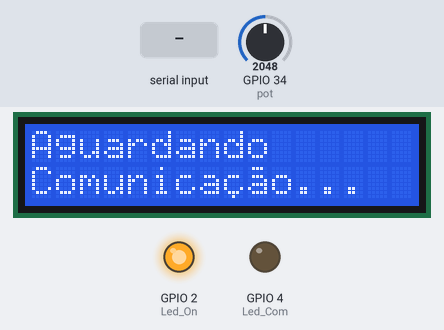
A sketch run on a simulated ESP32. On the bench: 16×2 character LCD, output pins drawn as LEDs (lit = HIGH). Inputs (shaded band) come from the test bench; at power-on: GPIO 34 (pot) = 2048. Nothing arrives over Bluetooth unless stated; what the sketch prints to the serial monitor is not drawn.

Above: at 2.1 s.
3.8 s: "i" received over the second serial link
At 5.1 s:
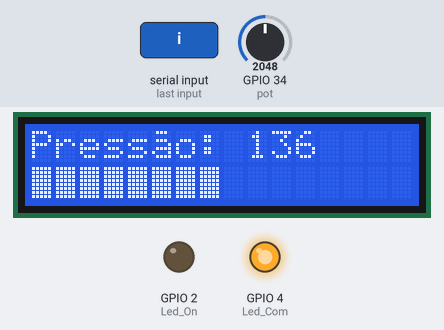
5.4 s: GPIO 34 (pot) set to 1228
At 5.7 s:
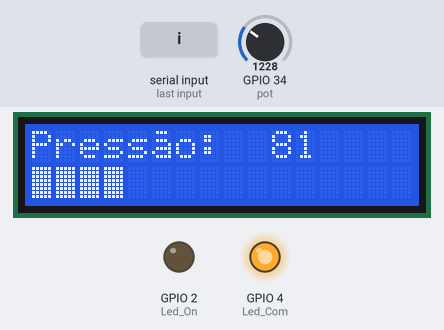
6.9 s: GPIO 34 (pot) set to 60
At 8.1 s:
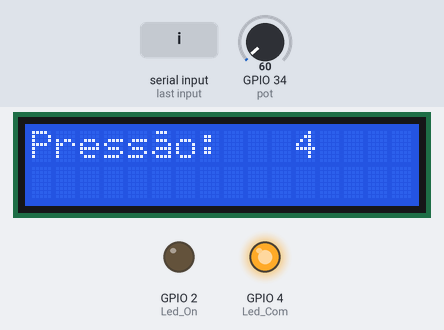
8.4 s: GPIO 34 (pot) set to 491
At 9.4 s:
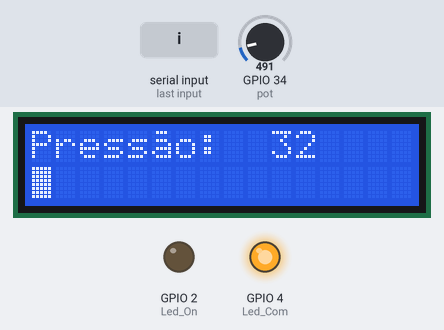
9.9 s: GPIO 34 (pot) set to 2866
At 10.9 s:
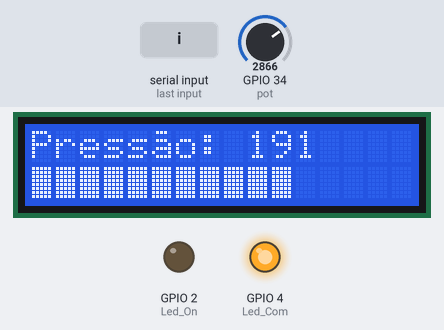
11.5 s: GPIO 34 (pot) set to 960
At 12.5 s:
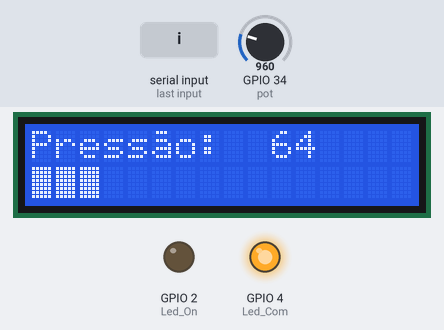
Timing chart, 0 to 14.0 s (numbered marks = the images above; inputs shaded):
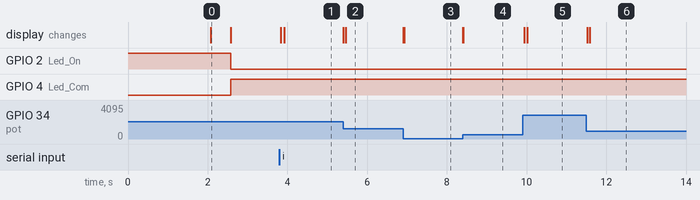

Measured:
- after the input at 3.8 s, the display: first changes at once (image 1 shows a later state)
- after the input at 5.4 s, the display: first changes at once (image 2 shows a later state)
- after the input at 6.9 s, the display: first changes at once (image 3 shows a later state)
- after the input at 8.4 s, the display: first changes at once (image 4 shows a later state)
- after the input at 9.9 s, the display: first changes at once (image 5 shows a later state)
- after the input at 11.5 s, the display: first changes at once (image 6 shows a later state)
- what the display in image 0 shows lasts 0.5 s, from 2.1 s to 2.6 s

The sketch:

V9_-_C_digo_BFPressorico.ino
```cpp
// 10.08.2020

#include "BluetoothSerial.h"
#include <LiquidCrystal.h>

// Check if Bluetooth configs are enabled
#if !defined(CONFIG_BT_ENABLED) || !defined(CONFIG_BLUEDROID_ENABLED)
#error Bluetooth is not enabled! Please run `make menuconfig` to and enable it
#endif

// Bluetooth Serial object
LiquidCrystal lcd(22,23,5,18,19,21);
BluetoothSerial SerialBT;

// GPIO where LED is connected to
byte c [8]={B00000,B00000,B01110,B10000,B10000,B10001,B01110,B00100};

byte ao[8]={B01110,B00000,B01110,B00001,B01111,B10001,B01111,B00000};
byte oh[8]={B00010,B00100,B00000,B01110,B10001,B10001,B10001,B01110};
byte full[8]={B11111,B11111,B11111,B11111,B11111,B11111,B11111,B11111};
byte white[8]={B00000,B00000,B00000,B00000,B00000,B00000,B00000,B00000};
const int pot =  34;
int media = 0;
int leito = 0;
int ValorEscrito = 0;
int Val = 0;
int comunicando = 0;  //indica que há uma comuniação em andamento
int nivel = 0, i = 0,j = 0;  //variáveis auxiliares de escrita no LCD
int pausa = 0, ValorLido = 0, indice = 0, soma = 0;
// Handle received and sent messages
String message = "";
char incomingChar;
String resistenciaString = "";
unsigned long Time;

int Led_On = 2;
int Led_Com = 4;
int npontos=0, estouro = 0;
float tempo_inicio=0, tempo_fim=0;

void setup() {
  pinMode(Led_On, OUTPUT);
  pinMode(Led_Com, OUTPUT);
  digitalWrite(Led_On,HIGH);
  // LCD Inicialização
  lcd.begin(16, 2);
  lcd.createChar(1, c);
  lcd.createChar(2, ao);
  lcd.createChar(3, oh);
  lcd.createChar(4, full);
  lcd.createChar(5, white);
  lcd.clear();
  lcd.setCursor(3,0);
  lcd.print("Biofeedback");
  lcd.setCursor(3,1);
  lcd.print ("Press");
  lcd.write(3);
  lcd.print("rico");
  delay(2000);
  lcd.clear();
  lcd.print("Aguardando");
  lcd.setCursor(0,1);
  lcd.print ("Comunica");
  lcd.write(1);
  lcd.write(2);
  lcd.print("o...");

  Serial.begin(115200);

  // Bluetooth device name
  SerialBT.begin("Biofeedback");
  delay(500);
}

void loop() {
  leito =0;

  if(SerialBT.hasClient()==1 and pausa==0){
    digitalWrite(Led_On,LOW);
    digitalWrite(Led_Com,HIGH);
    lcd.clear();
    lcd.print("Conectando...");
    comunicando=0;
    delay(100);
    }

  if(SerialBT.hasClient()==0 and leito == 0){
    digitalWrite(Led_Com,LOW);
    digitalWrite(Led_On,HIGH);
    lcd.clear();
    lcd.print("Aguardando");
    lcd.setCursor(0,1);
    lcd.print ("Comunica");
    lcd.write(1);
    lcd.write(2);
    lcd.print("o...");
    pausa=0;
    leito=1;
    comunicando=0;
    delay(100);
    }

  if(SerialBT.read()=='i' or comunicando==1){
    //Serial.print("npontos: ");
    //Serial.println(npontos);
    pausa=1;
// 90mV/kPa = 90mV/7.5mmHg
// 4095 ==> 4500mV
    media = analogRead(pot)/15;

    Serial.println(analogRead(pot));
    Serial.println(media);
    nivel = media/17;
    ValorEscrito = media;
    Val=Val+ValorEscrito;
    npontos++;
    if(comunicando == 0){
      tempo_inicio = millis();
      }
    if (npontos%10==0){
      SerialBT.print(Val/10);
      Val=0;
      if (npontos==1){

          lcd.clear();
          lcd.setCursor(0,0);
          lcd.print("Press");
          lcd.write(2);
          lcd.print("o:");
          lcd.write(5);
          lcd.write(5);
          lcd.write(5);
          lcd.write(5);
          //lcd.setCursor(12,0);
          //lcd.print("mmHg");}
        }
        for (i=0;i<nivel;i++){
          lcd.setCursor(i,1);
          lcd.write(4);
          delay(3);
         }
        for (j=nivel;j<16;j++){
          lcd.setCursor(j,1);
          lcd.write(5);
          delay(3);
         }


      }
    if (comunicando == 0){
      tempo_inicio = millis();
      lcd.clear();
      lcd.setCursor(0,0);
      lcd.print("Press");
      lcd.write(2);
      lcd.print("o:");
      lcd.write(5);
      lcd.write(5);
      lcd.write(5);
      lcd.write(5);
      //lcd.setCursor(12,0);
      //lcd.print("mmHg");}
    }

   if (ValorEscrito > 1000){
       ValorEscrito = ValorEscrito%1000;
       }
    if (ValorEscrito>=100){ //pressão com três dígitos
      lcd.setCursor(9,0);}
    if (10<ValorEscrito and ValorEscrito<100){ //pressão com dois dígitos
      lcd.setCursor(9,0);
      lcd.write(5);}
    if (ValorEscrito<10 and ValorEscrito>=0){ //pressão com um dígitos
      lcd.setCursor(9,0);
      lcd.write(5);
      lcd.write(5);}
    lcd.print(ValorEscrito);

    comunicando=1;

    delay(3);
  }
  if (SerialBT.read()=='p'){
    tempo_fim = millis();
    lcd.clear();
    lcd.setCursor(3,0);
    lcd.print("Biofeedback");
    lcd.setCursor(3,1);
    lcd.print ("Press");
    lcd.write(3);
    lcd.print("rico");
    comunicando=0;
    pausa=1;
    Serial.print("npontos: ");
    Serial.println(npontos);
    Serial.print("Tempo Init: ");
    Serial.println(tempo_inicio);
    Serial.print("Tempo Final: ");
    Serial.println(tempo_fim);
    Serial.print("Tempo Total: ");
    Serial.println(tempo_fim-tempo_inicio);
    delay(20);
  }
}
```
